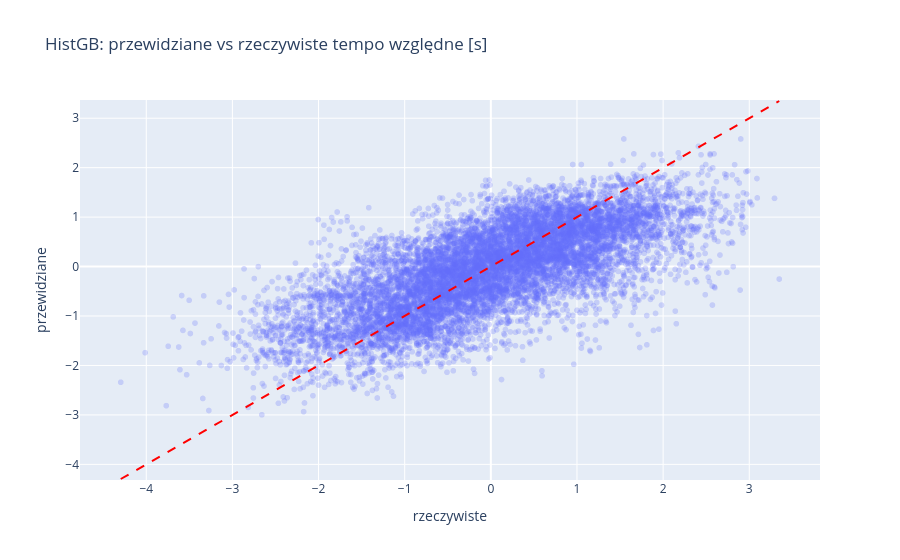

Here is the notebook cell this chart was saved with:
### Markdown cell above
## Diagnostyka modelu

Skoro modele dają zbliżoną jakość, do diagnostyki bierzemy `HistGradientBoosting` jako reprezentanta podejścia nieliniowego - chcemy zobaczyć, *gdzie* model trafia, a gdzie się myli, i które cechy są dla niego najważniejsze. Zaczynamy od zestawienia wartości przewidzianych z rzeczywistymi.

### Code cell
best_name = bench['MAE'].idxmin()
print('najlepszy wg MAE:', best_name)
p_best = hgb.predict(Xte_h)  # HGB jako reprezentatywny model nieliniowy
res_df = pd.DataFrame({'rzeczywiste': yte, 'przewidziane': p_best})
fig = px.scatter(res_df, x='rzeczywiste', y='przewidziane', opacity=0.25,
                 title='HistGB: przewidziane vs rzeczywiste tempo względne [s]')
lo, hi = res_df.rzeczywiste.min(), res_df.rzeczywiste.max()
fig.add_shape(type='line', x0=lo, y0=lo, x1=hi, y1=hi, line=dict(dash='dash', color='red'))
fig.show()

### Figure 1 — Plotly figure (JSON) as saved in the notebook; plotly's stock layout.template omitted (floating-point values rounded to 4 significant figures; data arrays with more than 128 entries replaced by an {"elided": "..."} marker saying what was removed)
{"data": [{"hovertemplate": "rzeczywiste=%{x}<br>przewidziane=%{y}<extra></extra>", "legendgroup": "", "marker": {"color": "#636efa", "opacity": 0.25, "symbol": "circle"}, "mode": "markers", "name": "", "showlegend": false, "type": "scattergl", "x": {"elided": "10477 float values"}, "xaxis": "x", "y": {"elided": "10477 float values"}, "yaxis": "y"}], "layout": {"legend": {"tracegroupgap": 0}, "shapes": [{"line": {"color": "red", "dash": "dash"}, "type": "line", "x0": -4.296, "x1": 3.348, "y0": -4.296, "y1": 3.348}], "title": {"text": "HistGB: przewidziane vs rzeczywiste tempo względne [s]"}, "xaxis": {"anchor": "y", "domain": [0.0, 1.0], "title": {"text": "rzeczywiste"}}, "yaxis": {"anchor": "x", "domain": [0.0, 1.0], "title": {"text": "przewidziane"}}}}
